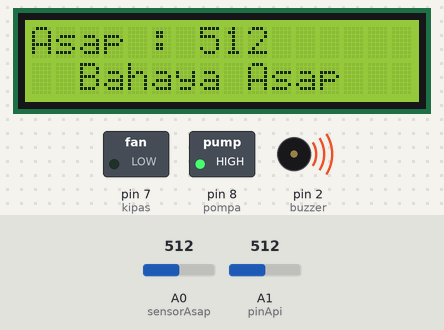
Bench run of a sketch on a simulated Arduino Uno, built with avr-gcc and run on an emulated ATmega328P. On the bench: 16×2 character LCD, switched loads named in the sketch (green lamp = pin HIGH), buzzer (waves = sounding, pin HIGH). The test bench sets the inputs (shaded band); at power-on: A1 (pinApi) = 512, A0 (sensorAsap) = 512. What the sketch prints to the serial monitor is not drawn.

Above: at 1.2 s.
1.3 s: A1 (pinApi) set to 106
14.9 s: A1 (pinApi) set to 89
At 18.7 s:
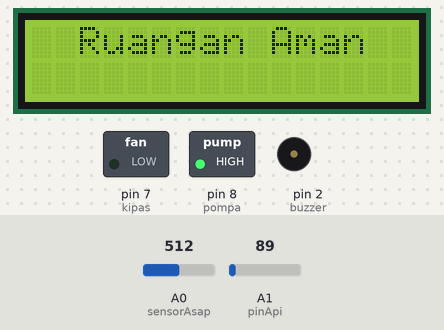
26.7 s: A0 (sensorAsap) set to 316
At 32.6 s:
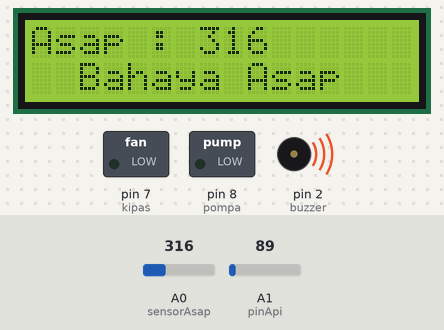
36.7 s: A0 (sensorAsap) set to 289
At 44.2 s:
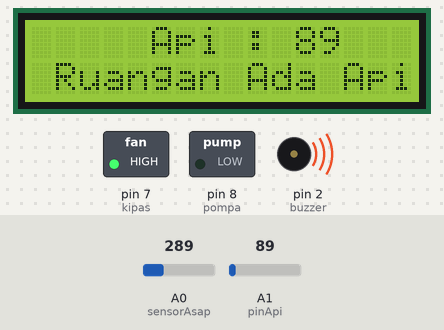
50.3 s: A1 (pinApi) set to 110
At 58.1 s:
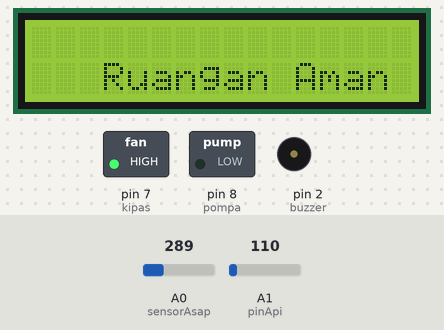
63.9 s: A0 (sensorAsap) set to 306
At 68.3 s:
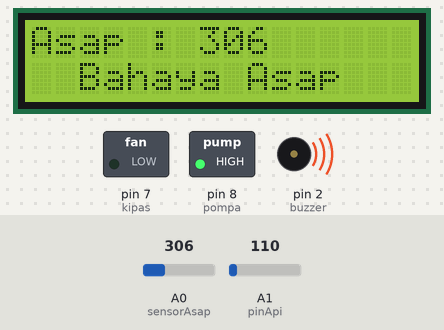
Timing chart, 0 to 73.0 s (numbered marks = the images above; inputs shaded):
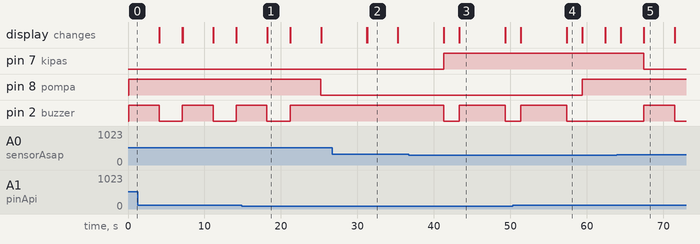

The sketch:

SKRIPSI_2023.ino
```cpp
#include <LiquidCrystal_I2C.h>
#include <Wire.h>
LiquidCrystal_I2C lcd = LiquidCrystal_I2C(0x27, 16, 2);

const int pinApi = A1;      //inisialisasi sensor api pin pada A1
const int sensorAsap = A0; // inisialisasi sensor asap pin pada A0
const int pompa = 8;       // inisialisasi pompa pin pada 8
const int kipas = 7;      // inisialisasi kipas pin pada 7
const int buzzer = 2;     // inisialisasi buzzer pin pada 2

int fireValue = 0;
int smokeValue = 0;

void setup() {
  Serial.begin(9600);
  lcd.init();
  lcd.backlight();
  lcd.clear();
 pinMode(pinApi, INPUT); // Untuk menentukan pin sensor api sebagai input
 pinMode(sensorAsap, INPUT); // Untuk menentukan pin sensor asap sebagai input
 pinMode(buzzer, OUTPUT);  // Untuk menentukan pin buzzer sebagai output
 pinMode(kipas, OUTPUT);  // Untuk menentukan pin kipas sebagai output
 pinMode(pompa, OUTPUT); // Untuk menentukan pin pompa sebagai output
digitalWrite(buzzer,LOW);
digitalWrite(pompa,HIGH);
digitalWrite(kipas,HIGH);
}
void loop() {
 //output Asap
smokeValue = analogRead(sensorAsap); // Membaca nilai sensor MQ-2
fireValue = analogRead(pinApi); // Membaca nilai sensor api
Serial.print("Asap: ");
Serial.println(smokeValue);
Serial.print("Api: ");
Serial.println(fireValue);

if (smokeValue > 300){
  digitalWrite(buzzer, HIGH);
  digitalWrite(kipas, LOW);
  lcd.setCursor(0, 0);
  lcd.print("Asap : ");
  lcd.print(smokeValue);
  lcd.setCursor(2, 1);
  lcd.print("Bahaya Asap");
  delay(4000);
  lcd.clear();

}
else {
  digitalWrite(buzzer, LOW);
  digitalWrite(kipas, HIGH);
  lcd.setCursor(3, 1);
  lcd.print("Ruangan Aman");
  delay(2000);
  lcd.clear();
}
//output Api
if (fireValue < 100){
  digitalWrite(buzzer, HIGH);
  digitalWrite(pompa, LOW);
  lcd.setCursor(5, 0);
  lcd.print("Api : ");
  lcd.print(fireValue);
  lcd.setCursor(1, 1);
  lcd.print("Ruangan Ada Api");
  delay(6000);
  lcd.clear();
}
else {
  digitalWrite(buzzer, LOW);
  digitalWrite(pompa, HIGH);
  lcd.setCursor(2, 0);
  lcd.print("Ruangan Aman");
  delay(3000);
  lcd.clear();
}
}
```

Measured:
- the behaviour switches between 100 and 99 on A1 (pinApi) (found by bisection; images 0 and 1)
- the behaviour switches between 301 and 300 on A0 (sensorAsap) (found by bisection; images 2 and 3)
- after the input at 14.9 s, pin 8 (pompa): HIGH → LOW after 10.3 s; pin 2 (buzzer): goes on until 21.2 s, then stays HIGH
- after the input at 36.7 s, pin 7 (kipas): LOW → HIGH after 4.6 s; pin 2 (buzzer): HIGH → LOW after 4.6 s, → HIGH 2.0 s later, → LOW 6.0 s later; the display: first differs from a run without the input after 4.6 s (image 3 shows a later state)
- after the input at 50.3 s, pin 8 (pompa): LOW → HIGH after 9.1 s; pin 2 (buzzer): goes on until 57.4 s, then stays LOW
- after the input at 63.9 s, pin 7 (kipas): HIGH → LOW after 3.5 s; pin 2 (buzzer): LOW → HIGH after 3.5 s, → LOW 4.0 s later; the display: first differs from a run without the input after 3.6 s (image 5)
- by itself, pin 2 (buzzer): alternates HIGH for 4.0 s and LOW for 3.0 s
